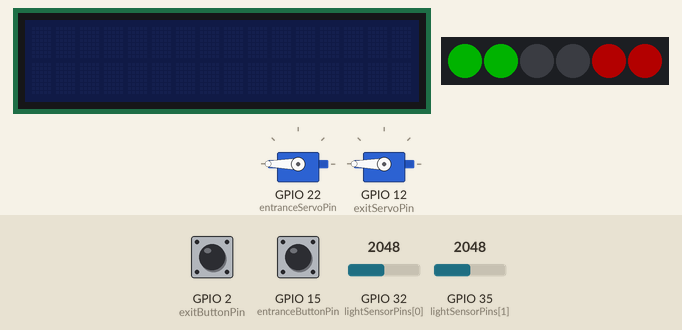
This sketch was run on a simulated ESP32. Parts: 2 × servo, 16×2 character LCD, 6 RGB LEDs in strip order, left to right. The test bench sets the inputs (shaded band); at power-on: GPIO 2 (exitButtonPin) HIGH, GPIO 15 (entranceButtonPin) HIGH, GPIO 32 (lightSensorPins[0]) = 2048, GPIO 35 (lightSensorPins[1]) = 2048. Dim RGB values are drawn brighter than linear; WiFi joins after 1.5 s; servers stay silent unless stated; uploads are accepted with an empty reply; what the sketch prints to the serial monitor is not drawn.

Above: at 3.2 s.
3.3 s: GPIO 2 (exitButtonPin) pulled LOW for 2.6 s
At 5.4 s:
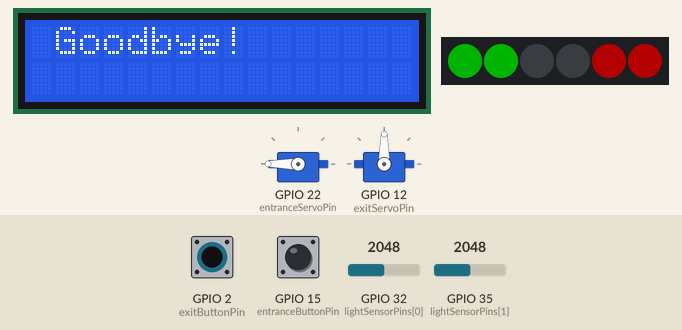
10.8 s: GPIO 15 (entranceButtonPin) pulled LOW for 2.6 s
At 12.9 s:
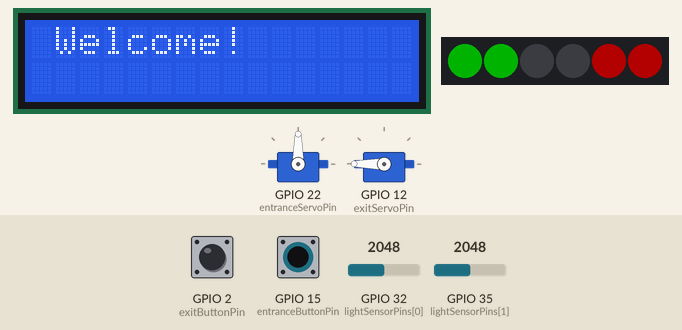
18.1 s: GPIO 32 (lightSensorPins[0]) set to 1228
At 20.2 s:
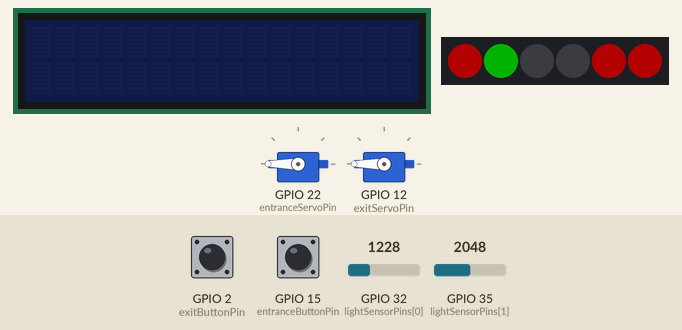
21.1 s: GPIO 35 (lightSensorPins[1]) set to 1883
At 22.0 s:
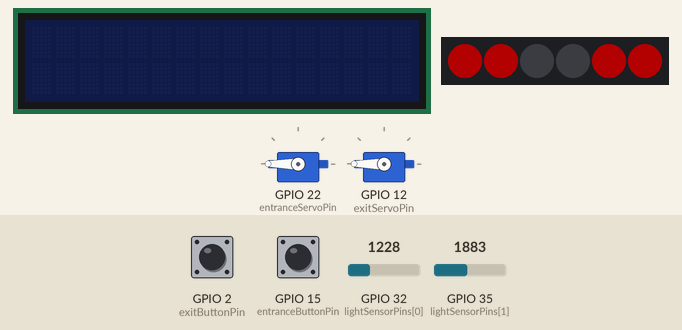
24.1 s: GPIO 2 (exitButtonPin) pulled LOW for 2.6 s
At 26.0 s:
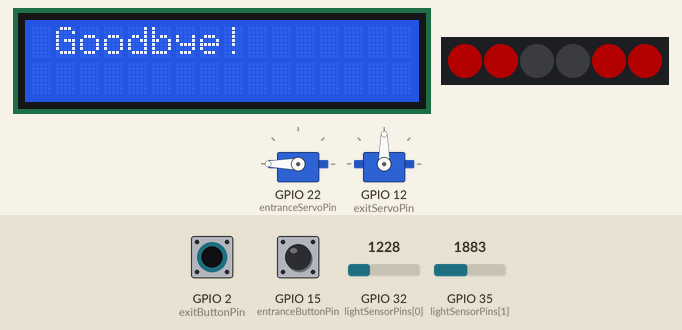
32.2 s: GPIO 15 (entranceButtonPin) pulled LOW for 2.6 s
At 33.5 s:
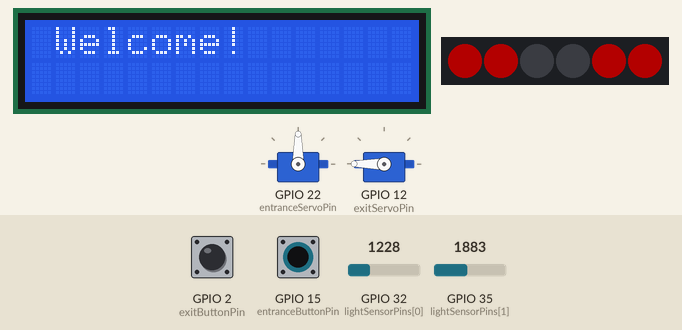
Timing chart, 0 to 37.5 s (numbered marks = the images above; inputs shaded):
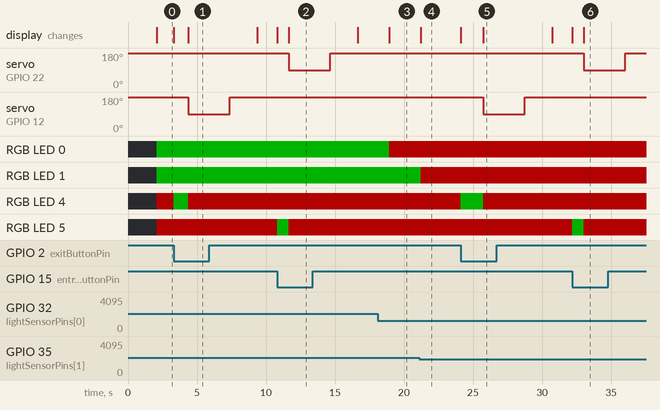

The sketch:

ButtonServo.ino
```cpp
#include <ESP32Servo.h>
#include <LiquidCrystal_PCF8574.h>
#include <Wire.h>
#include <WiFi.h>
#include <WiFiClientSecure.h>
#include <NeoPixelBus.h>

LiquidCrystal_PCF8574 lcd(0x27); // set the LCD address to 0x27 for a 16 chars and 2 line display
Servo entranceServo;
Servo exitServo;

const int entranceServoPin = 22;
const int exitServoPin = 12;

const uint16_t PixelCount = 6;
const uint8_t PixelPin = 13;

#define colorSaturation 60

RgbColor red(colorSaturation, 0, 0);
RgbColor green(0, colorSaturation, 0);

NeoPixelBus<NeoGrbFeature, Neo800KbpsMethod> strip(PixelCount, PixelPin);

const int entranceButtonPin = 15;
const int exitButtonPin = 2;
const int lcdData = 18;
const int lcdClock = 19;

const char* test_root_ca= \
     "-----BEGIN CERTIFICATE-----\n" \
     "MIIDSjCCAjKgAwIBAgIQRK+wgNajJ7qJMDmGLvhAazANBgkqhkiG9w0BAQUFADA/\n" \
     "MSQwIgYDVQQKExtEaWdpdGFsIFNpZ25hdHVyZSBUcnVzdCBDby4xFzAVBgNVBAMT\n" \
     "DkRTVCBSb290IENBIFgzMB4XDTAwMDkzMDIxMTIxOVoXDTIxMDkzMDE0MDExNVow\n" \
     "PzEkMCIGA1UEChMbRGlnaXRhbCBTaWduYXR1cmUgVHJ1c3QgQ28uMRcwFQYDVQQD\n" \
     "Ew5EU1QgUm9vdCBDQSBYMzCCASIwDQYJKoZIhvcNAQEBBQADggEPADCCAQoCggEB\n" \
     "AN+v6ZdQCINXtMxiZfaQguzH0yxrMMpb7NnDfcdAwRgUi+DoM3ZJKuM/IUmTrE4O\n" \
     "rz5Iy2Xu/NMhD2XSKtkyj4zl93ewEnu1lcCJo6m67XMuegwGMoOifooUMM0RoOEq\n" \
     "OLl5CjH9UL2AZd+3UWODyOKIYepLYYHsUmu5ouJLGiifSKOeDNoJjj4XLh7dIN9b\n" \
     "xiqKqy69cK3FCxolkHRyxXtqqzTWMIn/5WgTe1QLyNau7Fqckh49ZLOMxt+/yUFw\n" \
     "7BZy1SbsOFU5Q9D8/RhcQPGX69Wam40dutolucbY38EVAjqr2m7xPi71XAicPNaD\n" \
     "aeQQmxkqtilX4+U9m5/wAl0CAwEAAaNCMEAwDwYDVR0TAQH/BAUwAwEB/zAOBgNV\n" \
     "HQ8BAf8EBAMCAQYwHQYDVR0OBBYEFMSnsaR7LHH62+FLkHX/xBVghYkQMA0GCSqG\n" \
     "SIb3DQEBBQUAA4IBAQCjGiybFwBcqR7uKGY3Or+Dxz9LwwmglSBd49lZRNI+DT69\n" \
     "ikugdB/OEIKcdBodfpga3csTS7MgROSR6cz8faXbauX+5v3gTt23ADq1cEmv8uXr\n" \
     "AvHRAosZy5Q6XkjEGB5YGV8eAlrwDPGxrancWYaLbumR9YbK+rlmM6pZW87ipxZz\n" \
     "R8srzJmwN0jP41ZL9c8PDHIyh8bwRLtTcm1D9SZImlJnt1ir/md2cXjbDaJWFBM5\n" \
     "JDGFoqgCWjBH4d1QB7wCCZAA62RjYJsWvIjJEubSfZGL+T0yjWW06XyxV3bqxbYo\n" \
     "Ob8VZRzI9neWagqNdwvYkQsEjgfbKbYK7p2CNTUQ\n" \
     "-----END CERTIFICATE-----\n";

const char* https_server = "tb.genevski.com";
/*const char* https_server = "thingsboard.cloud";*/
bool entranceInteruptTriggered = false;
bool exitInteruptTriggered = false;

const int lightDifference = 100; // the light difference is used to determine if an object is present
const int parkingCapacity = 2;
const int lightSensorPins[parkingCapacity] = {32, 35};

const int entranceLightDiode = 5;
const int exitLightDiode = 4;

int freeParkingSpaces = parkingCapacity;
int lastIterationLight[parkingCapacity] = {0, 0};

// Replace with your network credentials
const char* ssid = "<ssid>";
const char* password = "<password>";

WiFiClientSecure client;

void setup_wifi();
void callback(char* topic, byte* payload, unsigned int length);
int reconnect();
void loopThingsBoard();
void setEntranceInterrupt();
void openEntrance();
void setupServo();
void setupLCD();
void setupThingsBoard();
void printLCDHelloMessage();
void checkObjectPresent();
void setupNeopixel();
void openExit();
void setExitInterrupt();

void setupPinsAndSerial() {
    Serial.begin(115200);
    while (!Serial);

    Serial.println("Setting pins to input...");
    pinMode(entranceButtonPin, INPUT);

    for (int i = 0; i < parkingCapacity; ++i) {
        pinMode(lightSensorPins[i], INPUT);
    }

    attachInterrupt(digitalPinToInterrupt(entranceButtonPin), setEntranceInterrupt, FALLING);
    attachInterrupt(digitalPinToInterrupt(exitButtonPin), setExitInterrupt, FALLING);
}

void setup() {
    setupPinsAndSerial();
    setupServo();
    setupLCD();
    setupThingsBoard();
    setupNeopixel();
}

void loop() {
    if(entranceInteruptTriggered) {
        openEntrance();
        entranceInteruptTriggered = false;
    }

    if(exitInteruptTriggered) {
        openExit();
        exitInteruptTriggered = false;
    }

    checkObjectPresent();
    loopThingsBoard();
}
```

LightSensor.ino
```cpp
void setupNeopixel() {
    Serial.println("Starting neopixel strip...");
    strip.Begin();
    strip.Show();

    for (int i = 0; i < parkingCapacity; ++i) {
        strip.SetPixelColor(i, green);
    }

    strip.SetPixelColor(exitLightDiode, red);
    strip.SetPixelColor(entranceLightDiode, red);
    strip.Show();
}

void checkObjectPresent() {
    Serial.println("Checking to see if a car has parked infront of sensor");

    int newLight, oldLight;

    for (int i = 0; i < parkingCapacity; ++i) {
        Serial.println(String("Reading pin: ") + String(lightSensorPins[i]));
        newLight = analogRead(lightSensorPins[i]);
        oldLight = lastIterationLight[i];

        if (oldLight - newLight > lightDifference) {
            strip.SetPixelColor(i, red);
            strip.Show();
        } else if (newLight - oldLight > lightDifference) {
            strip.SetPixelColor(i, green);
            strip.Show();
        }

        lastIterationLight[i] = newLight;
    }
}
```

Servo.ino
```cpp
void setEntranceInterrupt() {
    if(!entranceInteruptTriggered) {
        entranceInteruptTriggered = true;
        strip.SetPixelColor(entranceLightDiode, green);
        strip.Show();
    }
}

void setExitInterrupt() {
    if(!exitInteruptTriggered) {
        exitInteruptTriggered = true;
        strip.SetPixelColor(exitLightDiode, green);
        strip.Show();
    }
}

void openEntrance() {
    Serial.println("Opening entrance servo");
    strip.SetPixelColor(entranceLightDiode, red);
    strip.Show();

    if (freeParkingSpaces == 0) {
        printLCDParkingLotFullMessage();
        return;
    }

    freeParkingSpaces--;
    entranceServo.write(90);
    printLCDMessage("Welcome!");
    delay(3000);
    entranceServo.write(180);
    delay(2000);
    lcd.setBacklight(0);
    lcd.clear();
}

//A little bit of code duplication but I am too lazy to fix it
void openExit() {
    Serial.println("Opening exit servo");
    strip.SetPixelColor(exitLightDiode, red);
    strip.Show();

    if (freeParkingSpaces < parkingCapacity) {
        freeParkingSpaces++;
    }

    exitServo.write(90);
    printLCDMessage("Goodbye!");
    delay(3000);
    exitServo.write(180);
    delay(2000);
    lcd.setBacklight(0);
    lcd.clear();
}

void setupServo() {
    Serial.println("Setting up servo...");
    entranceServo.attach(entranceServoPin);
    exitServo.attach(exitServoPin);
    entranceServo.write(180);
    exitServo.write(180);
}
```

ThingsBoard.ino
```cpp
void setup_wifi() {
  WiFi.begin(ssid, password);
  Serial.println("Connecting to wifi ");

  while (WiFi.status() != WL_CONNECTED) {
    delay(1000);
    Serial.print(".");
  }

  Serial.print("Connected. IP: ");
  Serial.println(WiFi.localIP());
}

void setupThingsBoard() {
    setup_wifi();
    client.setCACert(test_root_ca);
}

void callback(char* topic, byte* payload, unsigned int length) {
  Serial.print("Message received on topic [" + String(topic) + "]");

  for (int i = 0; i < length; i++) {
    Serial.print((char)payload[i]);
  }

  Serial.println();
}

int reconnect() {
  Serial.println("Reconnect requested");
  if(client.connected()) {
    Serial.println("HTTPS client is still connected");
    return 0;
  }

  Serial.print("Reconnecting to HTTPS server...");
  if (client.connect(https_server, 443)) {
    Serial.println("connected");

    Serial.println("resubscribed");
    return 0;

  } else {
    Serial.println("failed");
    /*return client.state();*/
    return 1;
  }
}


void loopThingsBoard() {

  int err = reconnect();
  if(err != 0){
    // TODO buffer the measurement to send next time
  } else {
    String json = "{\"freeParkingSpaces\":" + String(freeParkingSpaces) + "}";
    Serial.println(json);

    client.print(String("POST ") + "https://tb.genevski.com:443/api/v1/rT3FAKTKV5jjzuX/telemetry HTTP/1.1\r\n"
            + "Host: " + https_server + "\r\n"
            + "Connection: close\r\n"
            + "Content-Length: " + json.length() + "\r\n"
            + "Content-Type: application/json;charset=UTF-8\r\n\r\n" + json.c_str() + "\r\n");

    Serial.println("headers received: ");
    while (client.connected()) {
        String line = client.readStringUntil('\n');
        if (line == "\r") {
            Serial.println(line);
            break;
        }
    }

    Serial.println("--------------");
    Serial.println("Response: ");

    // if there are incoming bytes available
    // from the server, read them and print them:
    while (client.available()) {
      char c = client.read();
      Serial.write(c);
    }
    Serial.println("--------------");
  }

  delay(2000);
}
```

LCD.ino
```cpp
void setupLCD() {
    Serial.println("Checking for LCD...");

    Wire.begin(lcdData, lcdClock);
    Wire.beginTransmission(0x27);
    int error = Wire.endTransmission();

    if (error == 0) {
        Serial.println(": LCD found.");
        lcd.begin(16, 2); // initialize the lcd
    } else {
        Serial.print("Error: ");
        Serial.print(error);
        Serial.println(": LCD not found.");
    }
}

void printLCDMessage(String message) {
    Serial.println("Printing hello");
    lcd.setBacklight(255);
    lcd.home();
    lcd.clear();
    lcd.print(" " + message);
}

void printLCDParkingLotFullMessage() {
    Serial.println("Printing parking lot full");
    lcd.setBacklight(255);
    lcd.home();
    lcd.clear();
    lcd.print(" Parking lot is");
    lcd.setCursor(0, 1);
    lcd.print(" full!");
    delay(4000);
    lcd.setBacklight(0);
    lcd.clear();
}
```

Measured:
- the behaviour switches between 1948 and 1947 on GPIO 35 (lightSensorPins[1]) (found by bisection; images 3 and 4)
- after the input at 3.3 s, servo on GPIO 12 (exitServoPin): 180° → 90° after 1.1 s, → 180° 3.0 s later; RGB LED 4: RGB(60, 0, 0) → RGB(0, 60, 0) at once, → RGB(60, 0, 0) 1.1 s later
- after the input at 10.8 s, servo on GPIO 22 (entranceServoPin): 180° → 90° after 0.85 s, → 180° 3.0 s later; RGB LED 5: RGB(60, 0, 0) → RGB(0, 60, 0) at once, → RGB(60, 0, 0) 0.85 s later
- after the input at 18.1 s, RGB LED 0: RGB(0, 60, 0) → RGB(60, 0, 0) after 0.83 s
- after the input at 21.1 s, RGB LED 1: RGB(0, 60, 0) → RGB(60, 0, 0) after 0.10 s
- after the input at 24.1 s, servo on GPIO 12 (exitServoPin): 180° → 90° after 1.6 s, → 180° 3.0 s later; RGB LED 4: RGB(60, 0, 0) → RGB(0, 60, 0) at once, → RGB(60, 0, 0) 1.6 s later
- after the input at 32.2 s, servo on GPIO 22 (entranceServoPin): 180° → 90° after 0.83 s, → 180° 3.0 s later; RGB LED 5: RGB(60, 0, 0) → RGB(0, 60, 0) at once, → RGB(60, 0, 0) 0.83 s later
